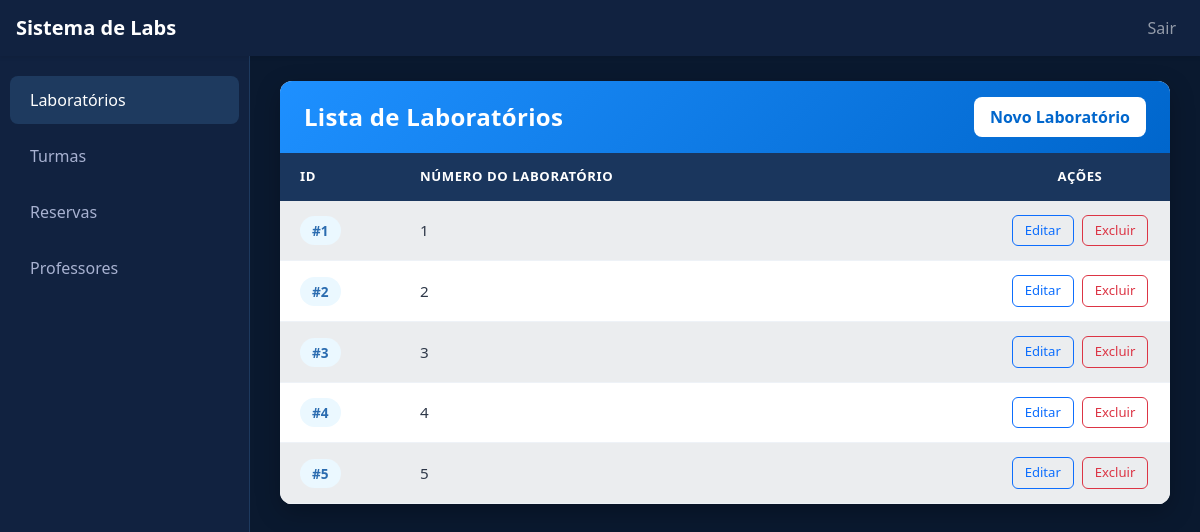
The page / on the database its author committed.
### tables this page shows
create table labs (
  cd_lab int primary key auto_increment not null,
  nr_lab int not null
);

### index.php (the view, shortened to what this page needs)
<?php
require_once("conexao.php");
$id = $_GET['cd'] ?? null;
if ($id) {
    $sql = "SELECT * FROM labs WHERE cd_lab = ?";
    $stmt = mysqli_prepare($conexao, $sql);
    mysqli_stmt_bind_param($stmt, "i", $id);
    mysqli_stmt_execute($stmt);
    $resultado = mysqli_stmt_get_result($stmt);
} else {
    $sql = "SELECT * FROM labs";
    $resultado = mysqli_query($conexao, $sql);
}
$pagina = basename($_SERVER['PHP_SELF']);
?>
<!DOCTYPE html>
<html lang="pt-br">
<head>
    <link href="https://cdn.jsdelivr.net/npm/bootstrap@5.3.3/dist/css/bootstrap.min.css" rel="stylesheet">
</head>
<body>
    <nav class="navbar navbar-expand-lg navbar-dark fixed-top shadow-sm">
        <div class="container-fluid px-3">
            <a class="navbar-brand fw-bold" href="#">Sistema de Labs</a>
            <div class="collapse navbar-collapse" id="navbarNav">
                <ul class="navbar-nav ms-auto">
                    <li class="nav-item">
                        <a class="nav-link" href="#">Sair</a>
                    </li>
                </ul>
            </div>
        </div>
    </nav>
    <div class="sidebar">
        <ul class="nav flex-column pt-3">
            <li class="nav-item">
                <a class="nav-link <?= $pagina == 'index.php' ? 'active' : '' ?>" href="index.php">
                    Laboratórios
                </a>
            </li>
            <li class="nav-item">
                <a class="nav-link " href="turma.php">
                    Turmas
                </a>
            </li>
            <li class="nav-item">
                <a class="nav-link" href="reserva.php">
                    Reservas
                </a>
            </li>
            <li class="nav-item">
                <a class="nav-link " href="professores.php">
                    Professores
                </a>
            </li>
        </ul>
    </div>
    <div class="main-content">
        <div class="row">
            <div class="col-12">
                <div class="card">
                    <div class="card-header text-white d-flex justify-content-between align-items-center">
                        <h4 class="mb-0">Lista de Laboratórios</h4>
                        <a href="cadastrar_lab.php" class="btn btn-novo">
                             Novo Laboratório
                        </a>
                    </div>
                    <div class="card-body p-0">
                        <?php if (mysqli_num_rows($resultado) > 0): ?>
                            <div class="table-responsive">
                                <table class="table table-striped table-hover align-middle mb-0">
                                    <thead>
                                        <tr>
                                            <th style="width: 120px;">ID</th>
                                            <th>Número do Laboratório</th>
                                            <th style="width: 180px;" class="text-center">Ações</th>
                                        </tr>
                                    </thead>
                                    <tbody>
                                        <?php while ($linha = mysqli_fetch_assoc($resultado)): ?>
                                            <tr>
                                                <td>
                                                    <span class="badge-id">
                                                        #<?= htmlspecialchars($linha['cd_lab']) ?>
                                                    </span>
                                                </td>
                                                <td class="fw-medium">
                                                    <?= htmlspecialchars($linha['nr_lab']) ?>
                                                </td>
                                                <td class="text-center">
                                                    <a href="editar.php?cd=<?= $linha['cd_lab'] ?>"
                                                       class="btn btn-outline-primary btn-action me-1">
                                                        Editar
                                                    </a>
                                                    <a href="excluir.php?cd=<?= $linha['cd_lab'] ?>"
                                                       class="btn btn-outline-danger btn-action"
                                                       onclick="return confirm('Tem certeza que deseja excluir este laboratório?')">
                                                        Excluir
                                                    </a>
                                                </td>
                                            </tr>
                                        <?php endwhile; ?>
                                    </tbody>
                                </table>
                            </div>
                        <?php endif; ?>
                    </div>
                </div>
            </div>
        </div>
    </div>
</body>
</html>

### index.php (style rules this page uses)
body { background-color: #0a192f; min-height: 100vh; overflow-x: hidden; padding-top: 56px; }
.navbar { background-color: #112240 !important; height: 56px; z-index: 1030; }
.sidebar { width: 250px; height: calc(100vh - 56px); background-color: #112240; position: fixed; top: 56px; left: 0; border-right: 1px solid #1e3a5f; overflow-y: auto; }
.sidebar .nav-link { color: #a8b2d1; padding: 12px 20px; margin: 4px 10px; border-radius: 8px; transition: all 0.2s; }
.sidebar .nav-link:hover, .sidebar .nav-link.active { background-color: #1e3a5f; color: #ffffff; }
.main-content { margin-left: 250px; padding: 25px 30px; min-height: calc(100vh - 56px); }
.card { border: none; border-radius: 12px; background-color: #ffffff; overflow: hidden; box-shadow: 0 8px 25px rgba(0, 0, 0, 0.25); }
.card-header { background: linear-gradient(135deg, #1e90ff, #0066cc); border: none; padding: 16px 24px; }
.card-header h4 { font-weight: 600; letter-spacing: 0.3px; margin: 0; }
.table { margin-bottom: 0; }
.table thead th { background-color: #1a365d; color: #ffffff; font-weight: 600; text-transform: uppercase; font-size: 0.82rem; letter-spacing: 0.6px; padding: 14px 20px; border: none; }
.table tbody td { padding: 14px 20px; vertical-align: middle; border-color: #eef2f7; color: #2d3748; font-size: 0.95rem; }
.table tbody tr { transition: background-color 0.15s ease; }
.table-striped > tbody > tr:nth-of-type(odd) > * { background-color: #f8fafc; }
.badge-id { background-color: #ebf8ff; color: #2b6cb0; font-weight: 600; padding: 5px 12px; border-radius: 50px; font-size: 0.85rem; }
.btn-action { padding: 5px 12px; font-size: 0.82rem; border-radius: 6px; font-weight: 500; }
.btn-novo { background-color: #ffffff; color: #0066cc; font-weight: 600; border: none; padding: 8px 16px; border-radius: 8px; transition: all 0.2s; }

### rows shown on the page
labs: cd_lab "1", nr_lab "1"
labs: cd_lab "2", nr_lab "2"
labs: cd_lab "3", nr_lab "3"
labs: cd_lab "4", nr_lab "4"
labs: cd_lab "5", nr_lab "5"
